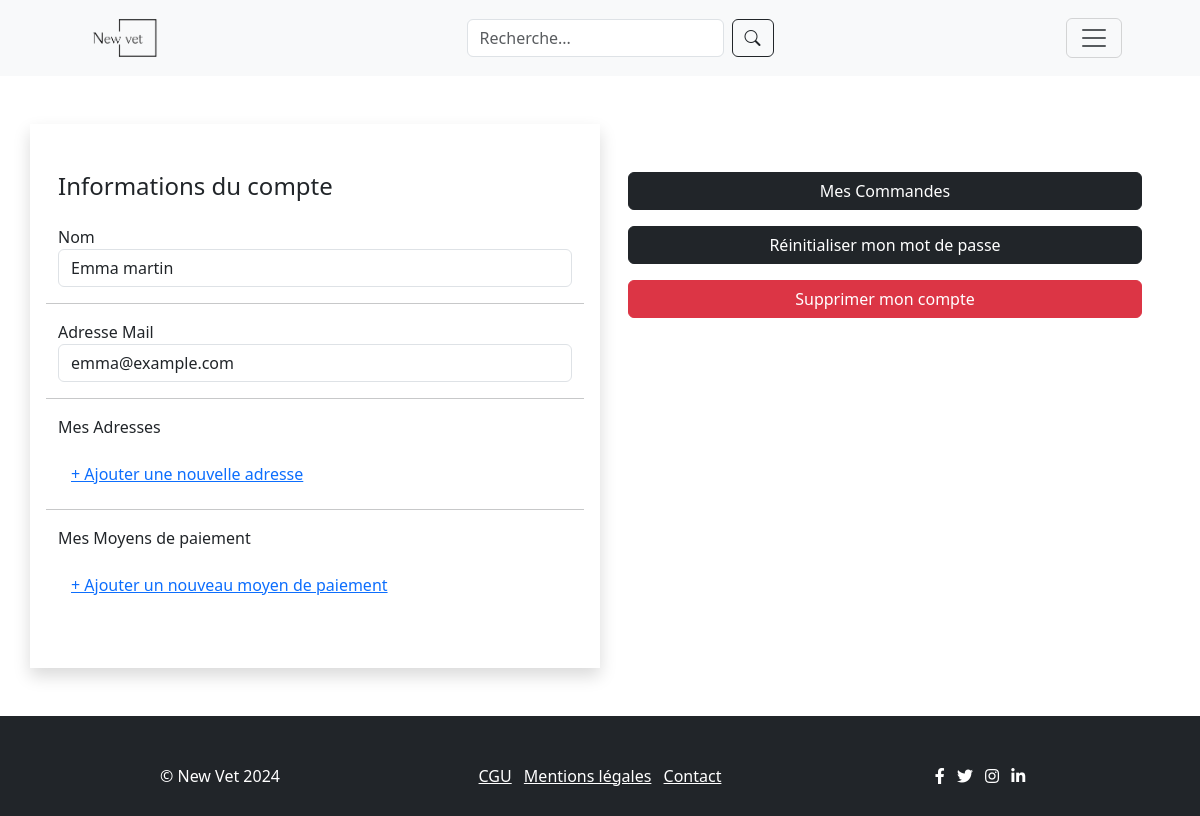
The app's page /profile.php (signed in), older data.
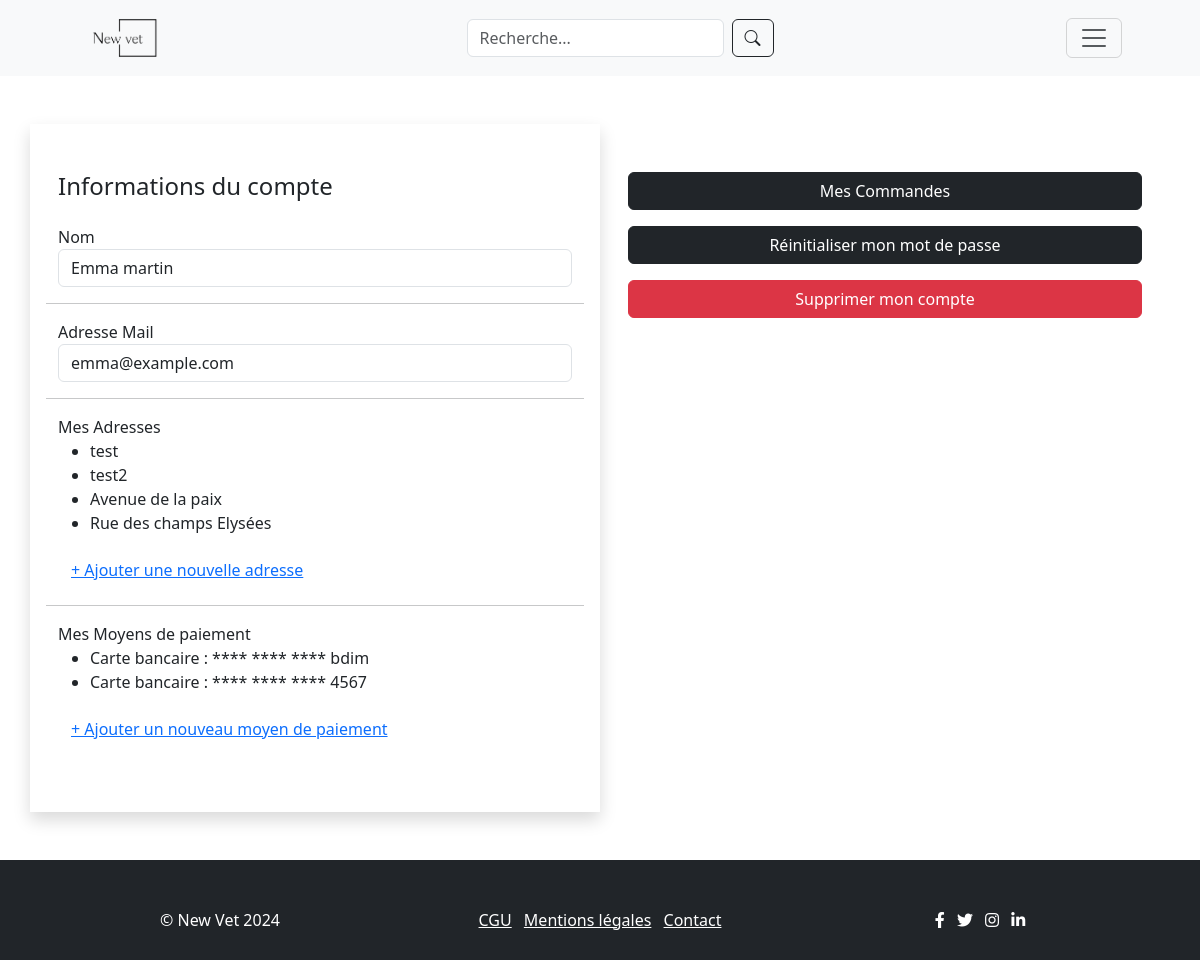
The same page, newer data.
### tables this page shows
CREATE TABLE `adresses_utilisateurs` (
  `id` int(11) NOT NULL,
  `utilisateur_id` int(11) NOT NULL,
  `adresse_complète` varchar(255) NOT NULL,
  `ville` varchar(100) NOT NULL,
  `code_postal` varchar(20) NOT NULL,
  `pays` varchar(100) NOT NULL,
  `date_creation` timestamp NOT NULL DEFAULT current_timestamp()
);

CREATE TABLE `moyens_paiement` (
  `id` int(11) NOT NULL,
  `utilisateur_id` int(11) NOT NULL,
  `type` varchar(50) NOT NULL,
  `numero_carte` varchar(20) DEFAULT NULL,
  `nom_titulaire` varchar(100) DEFAULT NULL,
  `date_expiration` date DEFAULT NULL,
  `cvv` varchar(4) DEFAULT NULL,
  `paypal_email` varchar(100) DEFAULT NULL,
  `date_ajout` timestamp NOT NULL DEFAULT current_timestamp()
);

### functions.php (called while the page is built, shortened)
<?php
function checkLogin($con){
    if(isset($_SESSION['user_id'])){
        $id = $_SESSION['user_id'];
        $query = "SELECT * FROM utilisateurs WHERE id = '$id' limit 1";
        $result = mysqli_query($con,$query);
        if($result && mysqli_num_rows($result)> 0){
            $userData = mysqli_fetch_assoc($result);
            return $userData;
        }
    }
}
function getUserAddresses($con, $userId) {
    $query = "SELECT * FROM adresses_utilisateurs WHERE utilisateur_id = '$userId' ";
    $result = mysqli_query($con, $query);
    if ($result && mysqli_num_rows($result) > 0) {
        return mysqli_fetch_all($result, MYSQLI_ASSOC);
    }
    return [];
}
function getUserPaymentMethods($con, $userId) {
    $query = "SELECT * FROM moyens_paiement WHERE utilisateur_id = '$userId' ";
    $result = mysqli_query($con, $query);
    if ($result && mysqli_num_rows($result) > 0) {
        return mysqli_fetch_all($result, MYSQLI_ASSOC);
    }
    return [];
}
?>

### profile.php (the view, shortened to what the changed rows need)
<?php
include("config.php");
include("functions.php");
$userData = checkLogin($con);
$addresses = getUserAddresses($con, $userData['id']);
$paymentMethods = getUserPaymentMethods($con, $userData['id']);
?>
<!DOCTYPE html>
<html lang="fr">
<head>
    <link rel="stylesheet" href="https://cdn.jsdelivr.net/npm/bootstrap-icons@1.11.3/font/bootstrap-icons.min.css">
    <link href="https://cdn.jsdelivr.net/npm/bootstrap@5.3.3/dist/css/bootstrap.min.css" rel="stylesheet"
>
    <link rel="stylesheet" href="assets/css/style.css" />
</head>
<body>
    <main>
        <div class='container rounded bg-white mt-5 mb-5'>
            <div class='row'>
                <div class='col-md-6 border-right shadow'>
                    <div class='p-3 py-5'>
                        <div class='row mt-3'>
                            <div class='col-md-12 mb-3'>
                                <ul>
                                    <?php foreach ($addresses as $address): ?>
                                        <li>
                                            <?php echo htmlspecialchars($address['adresse_complète']); ?>
                                        </li>
                                    <?php endforeach; ?>
                                </ul>
                            </div>
                            <div class='col-md-12 mb-3'>
                                <ul>
                                    <?php foreach ($paymentMethods as $paymentMethod): ?>
                                        <li>
                                            <?php echo $paymentMethod['type'] === 'card' ? 'Carte bancaire' : 'PayPal'; ?> :
                                            <?php echo $paymentMethod['type'] === 'card' ? '**** **** **** ' . substr($paymentMethod['numero_carte'], -4) : htmlspecialchars($paymentMethod['paypal_email']); ?>
                                        </li>
                                    <?php endforeach; ?>
                                </ul>
                            </div>
                        </div>
                    </div>
                </div>
            </div>
        </div>
    </main>
    <?php include "footer.php"; ?>
</body>
</html>

Row changes from the older to the newer data that the page shows:
added adresses_utilisateurs: adresse_complète "test"
added adresses_utilisateurs: adresse_complète "test2"
added adresses_utilisateurs: adresse_complète "Avenue de la paix"
added adresses_utilisateurs: adresse_complète "Rue des champs Elysées"
added moyens_paiement: type "Carte bancaire", numero_carte "bdim"
added moyens_paiement: type "Carte bancaire", numero_carte "4567"
